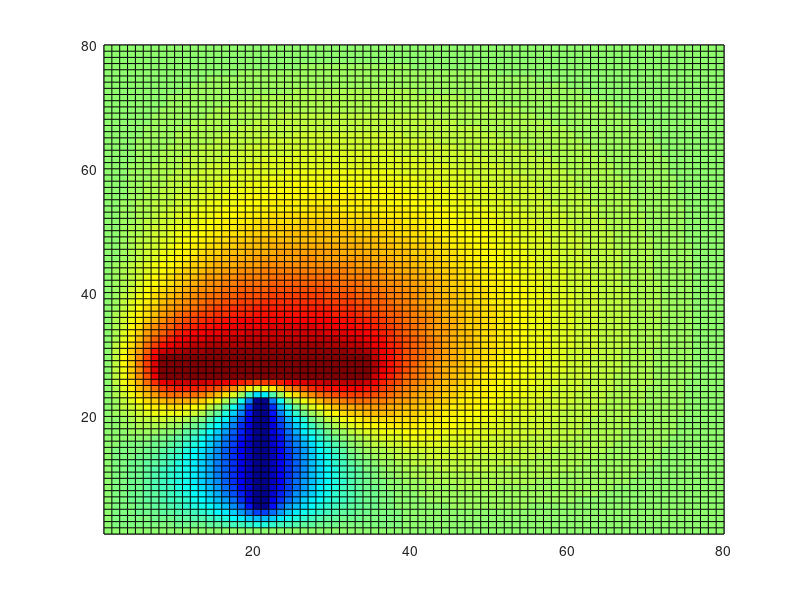

MATLAB code for this plot: (Note: this script raises an error after producing the figure.)
% Resolution equation de Laplace
%
clear
close all
clc

%% Dimensions / maillage
dx=1; % cm
dy=1; % cm
Nx = 80;
Ny = 80;

%% Potentiels / sources
v0 = 0; % condition aux limites (en V)
v1 = 100; % conducteur 1
v2 = -100; % conducteur 2

% Initialisation la matrice de calcul
V = zeros(Nx,Ny); % mettre toute la matrice a zero
Vold=zeros(Nx,Ny);
N=1;
diff=v1;
seuil=0.001;

%Condition aux limites 
V(1,1:Ny)=v0;
V(Nx,1:Ny)=v0;
V(1:Nx,1)=v0;
V(1:Nx,Ny)=v0;
%sources
V(26:29,8:34)=v1;
V(5:22,20:21)=v2;


%% Equation de calcul

while diff > seuil
    N=N+1;
    i=2:Nx-1;
    j=2:Ny-1;
    Vold=V;
    V(i,j)=0.25*( V(i+1,j) + V(i-1,j) + V(i,j+1) + V(i,j-1) );
       
    %Condition aux limites 
    V(1,1:Ny)=v0;
    V(Nx,1:Ny)=v0;
    V(1:Nx,1)=v0;
    V(1:Nx,Ny)=v0;
    %sources
    V(26:29,8:34)=v1;
    V(5:22,20:21)=v2;
    %diff=max(max(Vold-V));
    diff= norm(abs(Vold-V)); %énormément de changement au niveau du nombre d'itération en utilisant la norme au lieu du max
end




%% Figure
figure(1)
colormap(jet);
pcolor(V);
title("le nombre d'itération est :", N)